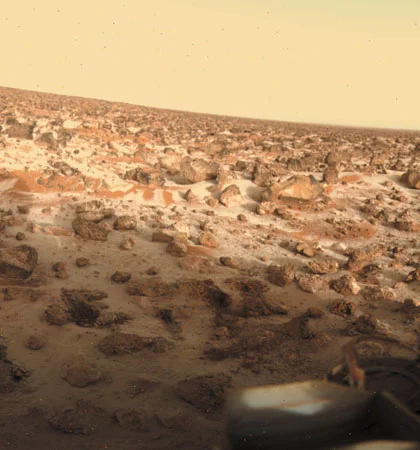
#> input picture Images/Mars.webp, 420 x 450 px, given in place of chair.png, which was not available
$ python hcd.py
#> lines starting #> are read from the running program, lines starting #| are printed output that depends on the picture; after the words box and inside, x2 and y2 are one past the last pixel; in counts of white or black regions, pixels touching at a corner belong together; pictures that were not available may be replaced by others from this repository, and a replacement may not be noted
'''
Title: hcd.py
Authors: Jared Perlic, Erik Sanders
Date Start: Jan 30, 2023
Description:

This script runs the Harris corner detection on an image of a
chair and marks the points onto the image.
'''

import cv2 as cv
import numpy as np

# Read in an image file
filename = 'chair.png'
img = cv.imread(f"../../Images/{filename}")
#> img is the input picture: shape (450, 420, 3); mean B, G, R 96.7, 130.6, 161.6

# Convert the image to grayscale
gray = cv.cvtColor(img, cv.COLOR_BGR2GRAY)
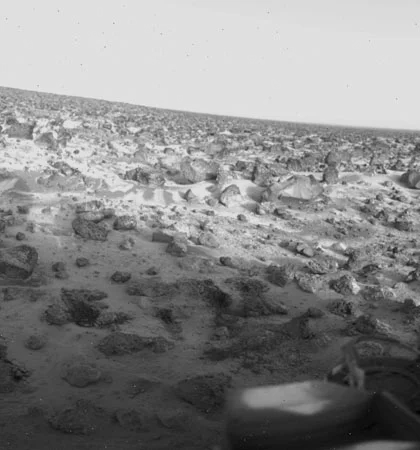
#> gray: shape (450, 420); min 1, max 235, mean 135.9

# Set data type to 32-bit floating point
gray = np.float32(gray)

# Apply Harris Corner Detection to detect corners
dst = cv.cornerHarris(gray, 2, 3, 0.04)
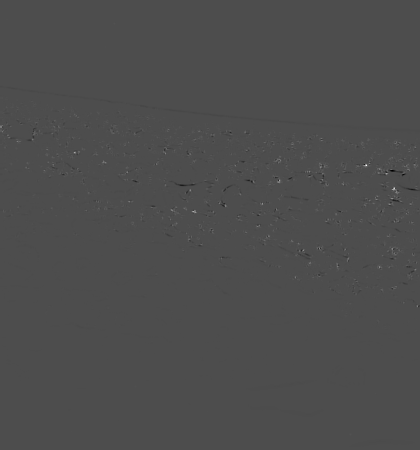
#> dst: shape (450, 420) float32; min -6302386, max 14549021, mean 11403.5; drawn with min black and max white

# Mark results with dilated corners
dst = cv.dilate(dst, None)
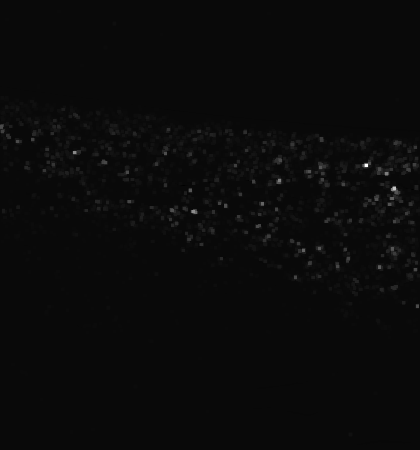
#> dst: shape (450, 420) float32; min -542048.4, max 14549021, mean 89503.4; drawn with min black and max white

# Revert to original image with optimal threshold value
img[dst > 0.01 * dst.max()] = [0, 0, 255]
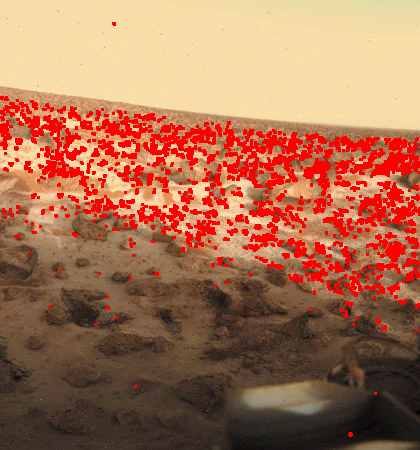
#> img: shape (450, 420, 3); 12.03% of pixels changed, all inside (x1, y1, x2, y2) = (0, 22, 420, 437)

# Display output image in window
cv.imshow('dst', img)

# De-allocate any associated memory usage
if cv.waitKey(0) & 0xff == 27:
#> (key Esc is pressed here)
    cv.destroyAllWindows()

$ run again, on Images/stitch02_med.jpg
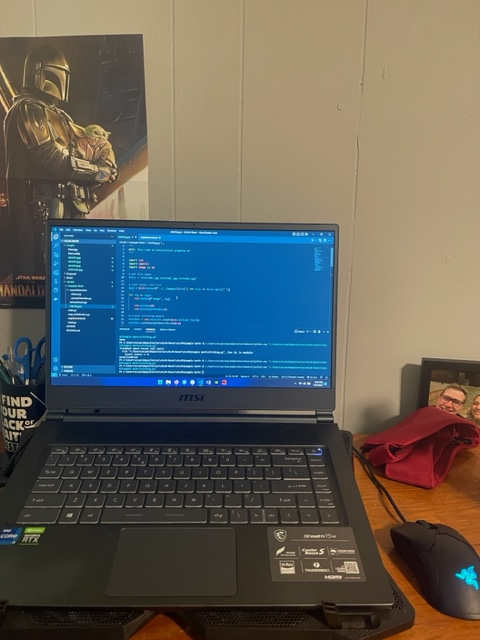
#> input picture Images/stitch02_med.jpg, 480 x 640 px, given in place of chair.png, which was not available
#> img is the input picture: shape (640, 480, 3); mean B, G, R 90.2, 96.6, 97
#> `dst = cv.dilate(dst, None)`:
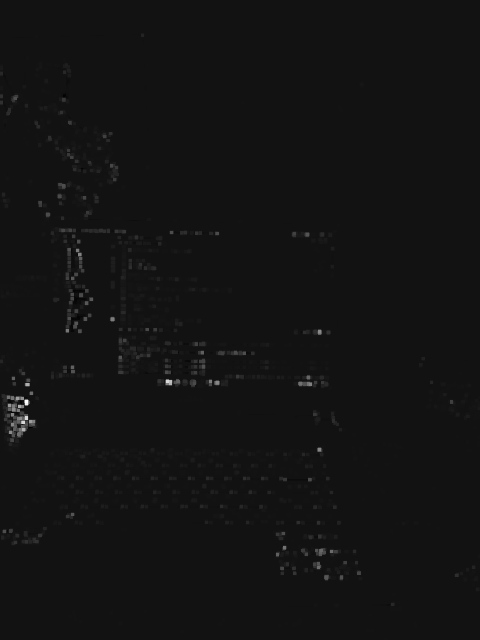
#> dst: shape (640, 480) float32; min -4580690.5, max 57516632, mean 233516.6; drawn with min black and max white
#> `img[dst > 0.01 * dst.max()] = [0, 0, 255]`:
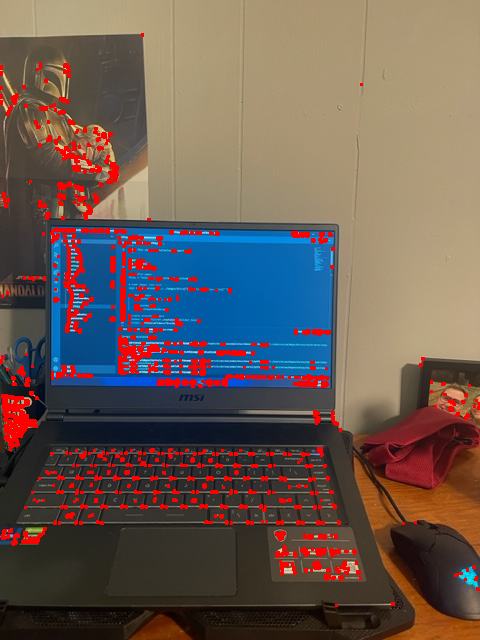
#> img: shape (640, 480, 3); 5.35% of pixels changed, all inside (x1, y1, x2, y2) = (0, 33, 480, 607)

$ run again, on Images/stitch02_small.jpg
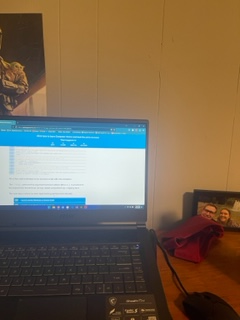
#> input picture Images/stitch02_small.jpg, 240 x 320 px, given in place of chair.png, which was not available
#> img is the input picture: shape (320, 240, 3); mean B, G, R 83.1, 103.1, 119.6
#> `dst = cv.dilate(dst, None)`:
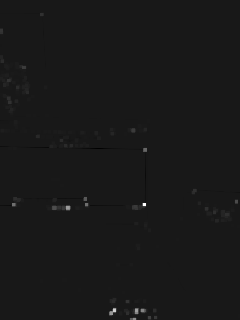
#> dst: shape (320, 240) float32; min -1051358.4, max 10007870, mean 22360.8; drawn with min black and max white
#> `img[dst > 0.01 * dst.max()] = [0, 0, 255]`:
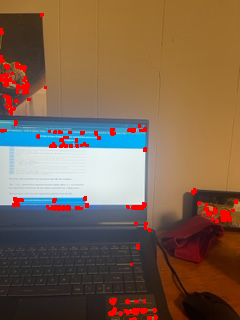
#> img: shape (320, 240, 3); 2.96% of pixels changed, all inside (x1, y1, x2, y2) = (0, 13, 238, 320)

$ run again, on Images/stitch03_small.jpg
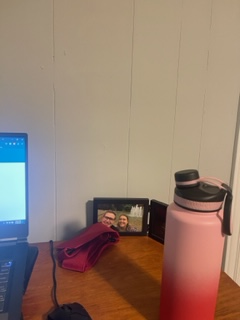
#> input picture Images/stitch03_small.jpg, 240 x 320 px, given in place of chair.png, which was not available
#> img is the input picture: shape (320, 240, 3); mean B, G, R 111.8, 126.2, 149.6
#> `dst = cv.dilate(dst, None)`:
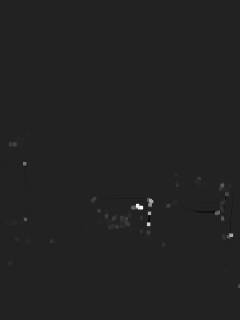
#> dst: shape (320, 240) float32; min -3171054, max 20078464, mean 37198.3; drawn with min black and max white
#> `img[dst > 0.01 * dst.max()] = [0, 0, 255]`:
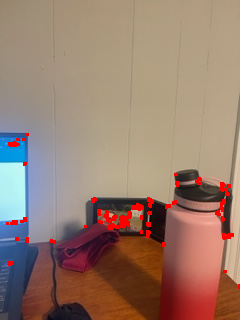
#> img: shape (320, 240, 3); 1.68% of pixels changed, all inside (x1, y1, x2, y2) = (6, 133, 240, 289)
